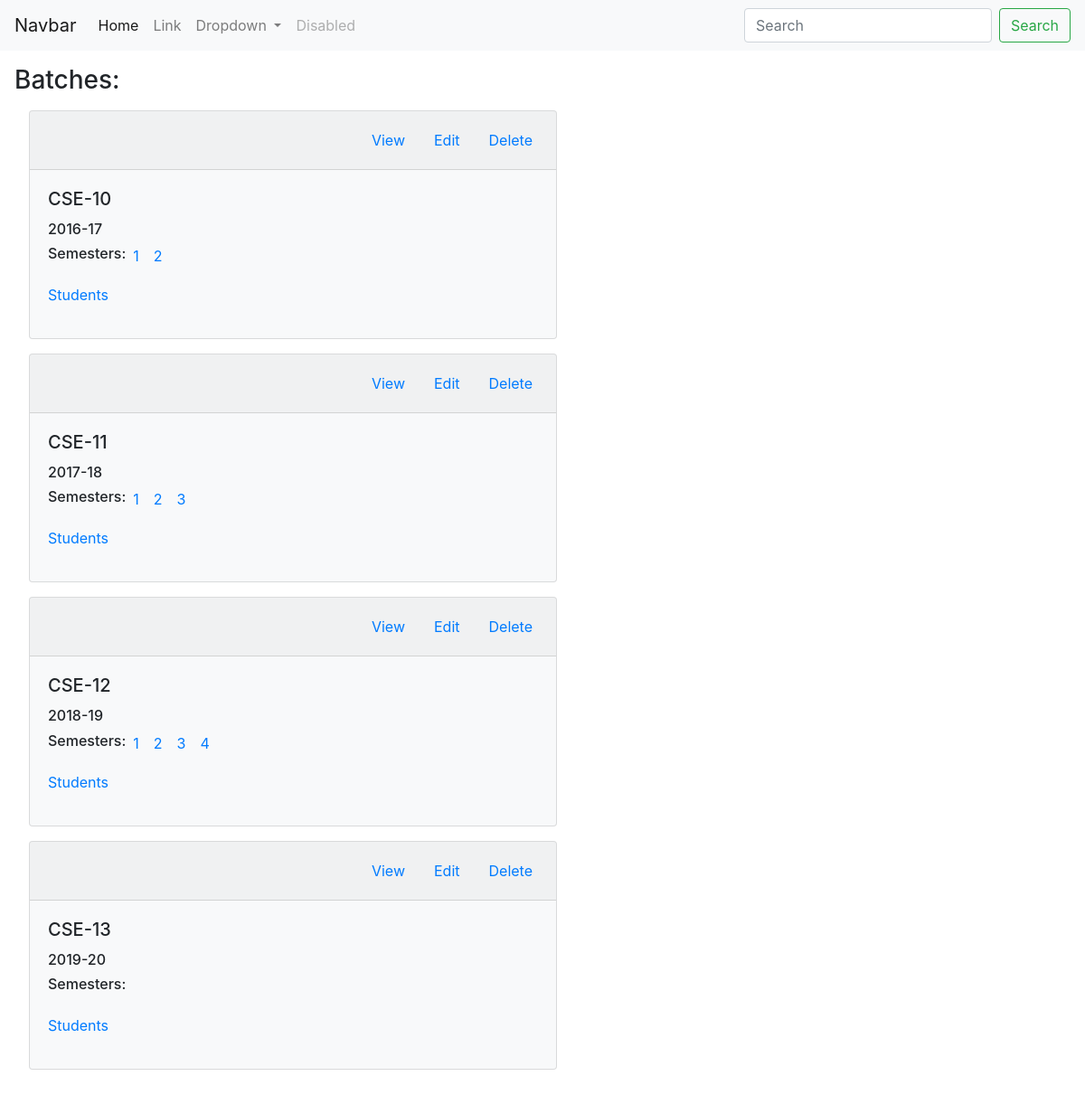
/main/, run on the app's committed database.
### main/models.py (models this page shows)
class Batch(models.Model):
    id = models.AutoField
    batch_id = models.CharField(max_length=18, default="") # It shall be removed later, all the work will be modified accrodingly
    batch_no = models.CharField(max_length=6, default="")
    session = models.CharField(max_length=8, default="")

class Semester(models.Model):
    id = models.AutoField
    batch_no = models.CharField(max_length=8, default="")
    semester_no = models.IntegerField(default=None)

### main/views.py (the view, shortened to what this page needs)
# urls.py: path('', views.index, name="index"),
def index(request):
    batches = Batch.objects.all()
    all_batches = list()
    for batch in batches:
        new_dict = dict()
        semester_list = Semester.objects.filter(batch_no=batch.batch_no)
        new_list = list()
        for semester in semester_list:
            new_list.append(semester)
        new_dict['batch_id'] = batch.batch_id
        new_dict['batch_no'] = batch.batch_no
        new_dict['session'] = batch.session
        new_dict['semesters'] = new_list
        all_batches.append(new_dict)
    return render(request, 'main/index.html', {'all_batches' : all_batches})

### main/templates/main/index.html (shortened to what this page needs)
{% extends 'main/base.html' %}
{% block body %}
<section class="batch-list p-3">
    <h3>Batches: </h3>
    {% for batch in all_batches %}
    <div class="card bg-light w-50 m-3">
        <div class="card-header">
            <ul class="nav nav-pills justify-content-end card-header-pills">
                <li class="nav-item">
                    <a class="nav-link" href="#">View</a>
                </li>
                <li class="nav-item">
                    <a class="nav-link" href="#">Edit</a>
                </li>
                <li class="nav-item">
                    <a class="nav-link">Delete</a>
                </li>
            </ul>
        </div>
        <div class="card-body">
            <h5 class="card-title">{{batch.batch_no}}</h5>
            <h6 class="card-text">{{batch.session}}</h6>
            <ul class="list-unstyled d-flex">
                <h6>Semesters: </h6>
                {% for semester in batch.semesters %}
                    {% if semester.batch_no == batch.batch_no  %}
                        <li class="mx-2">
                            <a href="semester_view/{{semester.batch_no}}/{{semester.semester_no}}">{{semester.semester_no}}</a>
                        </li>
                    {% endif %}
                {% endfor %}
            </ul>
            <p><a href="students_view/{{batch.batch_no}}">Students</a></p>
        </div>
    </div>
    {% endfor %}
</section>
{% endblock %}

### data on the page
Batch: batch_no "CSE-10", session "2016-17"
Semester: semester_no "1"
Semester: semester_no "2"
Batch: batch_no "CSE-11", session "2017-18"
Semester: semester_no "1"
Semester: semester_no "2"
Semester: semester_no "3"
Batch: batch_no "CSE-12", session "2018-19"
Semester: semester_no "1"
Semester: semester_no "2"
Semester: semester_no "3"
Semester: semester_no "4"
Batch: batch_no "CSE-13", session "2019-20"
